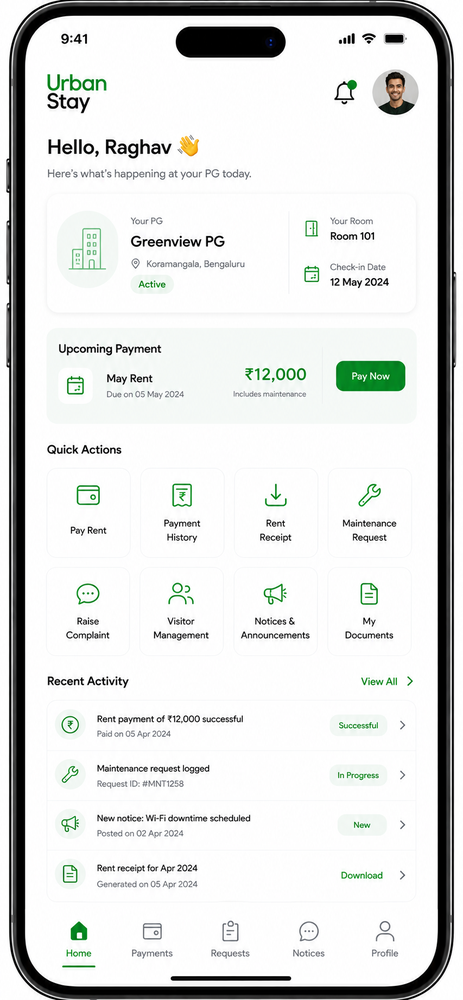
#> input picture webdev/assets/Tenant Overview.png, 463 x 1000 px, shrunk from 853 x 1844 before the run, found by its file name
$ python clean_tenant_img.py
#> lines starting #> are read from the running program, lines starting #| are printed output that depends on the picture; after the words box and inside, x2 and y2 are one past the last pixel; in counts of white or black regions, pixels touching at a corner belong together
from PIL import Image
import numpy as np
from collections import deque

img_path = r"c:\Users\bharg\OneDrive\Desktop\UrbanStay\webdev\assets\Tenant Overview.png"
output_path = r"c:\Users\bharg\OneDrive\Desktop\UrbanStay\webdev\assets\Tenant Overview clean.png"

img = Image.open(img_path).convert("RGBA")
data = np.array(img)

r, g, b, a = data[:, :, 0], data[:, :, 1], data[:, :, 2], data[:, :, 3]
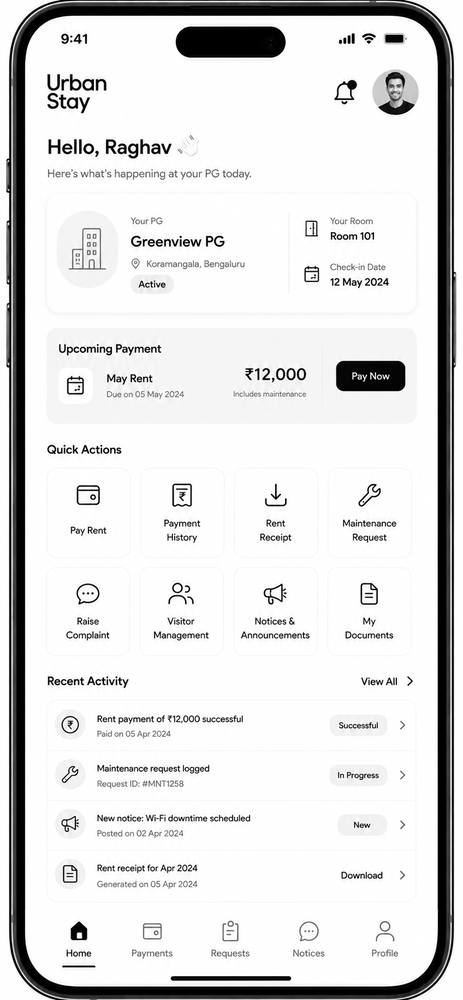
#> r: shape (1000, 463); min 0, max 255, mean 223.1
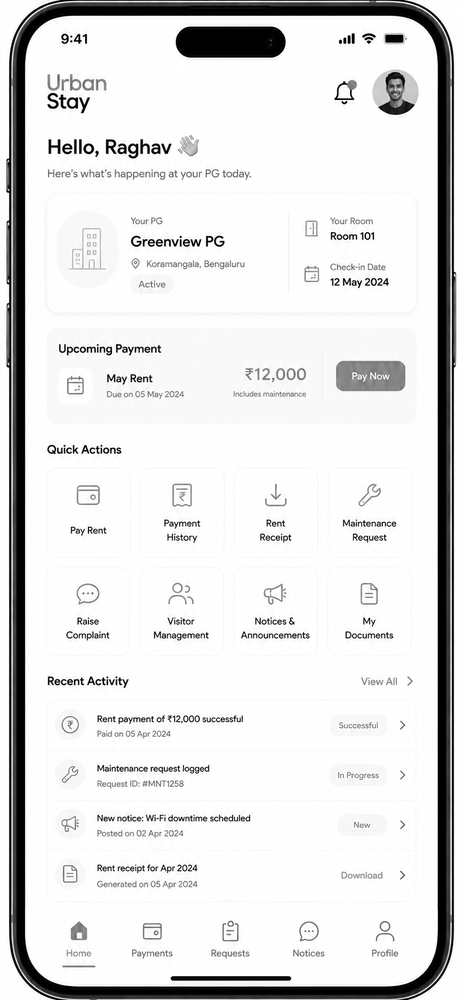
#> g: shape (1000, 463); min 0, max 255, mean 224.8
#> a: shape (1000, 463); every value is 255
h, w = data.shape[:2]
#> h = 1000; w = 463

# If there are any near-white or light pixels outside the phone border, flood fill from the 4 corners to make them transparent
visited = np.zeros((h, w), dtype=bool)
q = deque()

# Add all 4 borders
for x in range(w):
    q.append((x, 0))
    q.append((x, h - 1))
    visited[0, x] = True
    visited[h - 1, x] = True
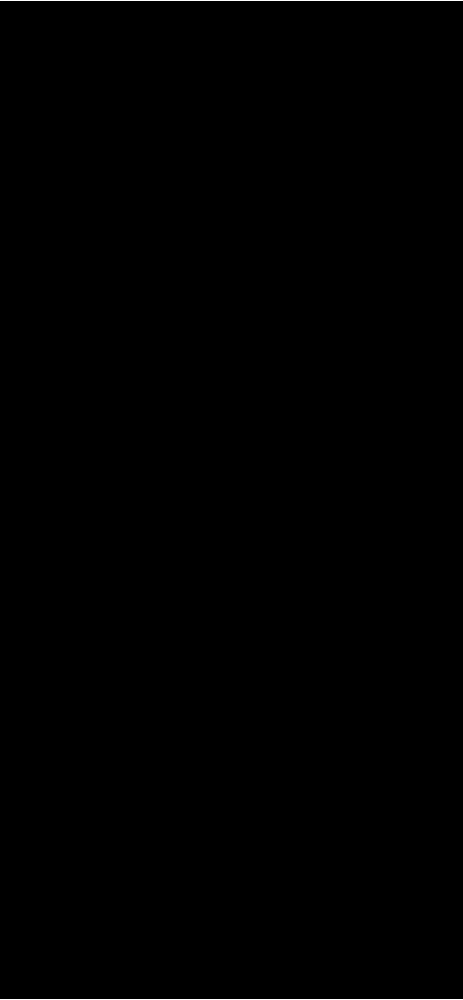
#> visited: shape (1000, 463) bool; 0.2% white in thin lines or dots

for y in range(h):
    q.append((0, y))
    q.append((w - 1, y))
    visited[y, 0] = True
    visited[y, w - 1] = True
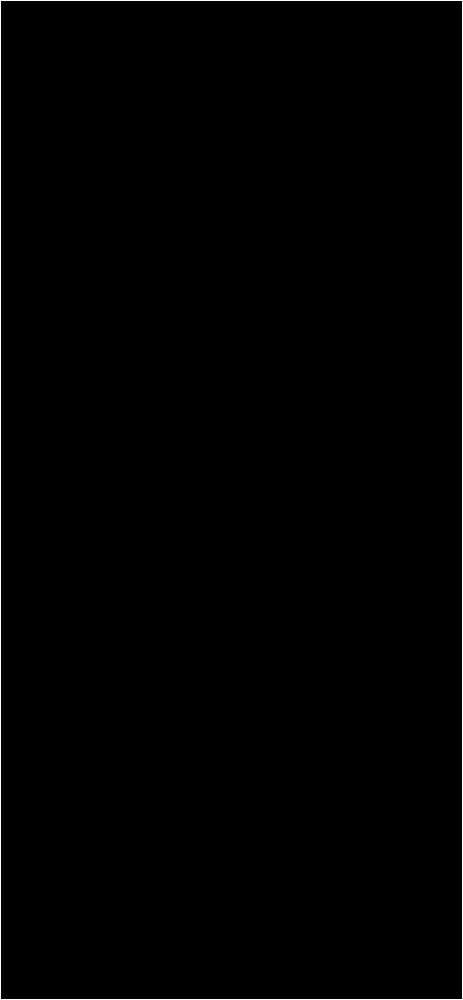
#> visited: shape (1000, 463) bool; 0.63% white in thin lines or dots

# Detect background pixels outside the phone bezel
while q:
    x, y = q.popleft()
    # Check if pixel is white, light gray, or transparent
    # Phone bezel is dark / black (R, G, B < 80)
    is_outer_bg = (r[y, x] > 230 and g[y, x] > 230 and b[y, x] > 230) or (a[y, x] < 250)
    if is_outer_bg:
        data[y, x, 3] = 0  # Set alpha to 0
        for dx, dy in [(-1, 0), (1, 0), (0, -1), (0, 1)]:
            nx, ny = x + dx, y + dy
            if 0 <= nx < w and 0 <= ny < h and not visited[ny, nx]:
                visited[ny, nx] = True
                if (r[ny, nx] > 230 and g[ny, nx] > 230 and b[ny, nx] > 230) or (a[ny, nx] < 250):
                    q.append((nx, ny))
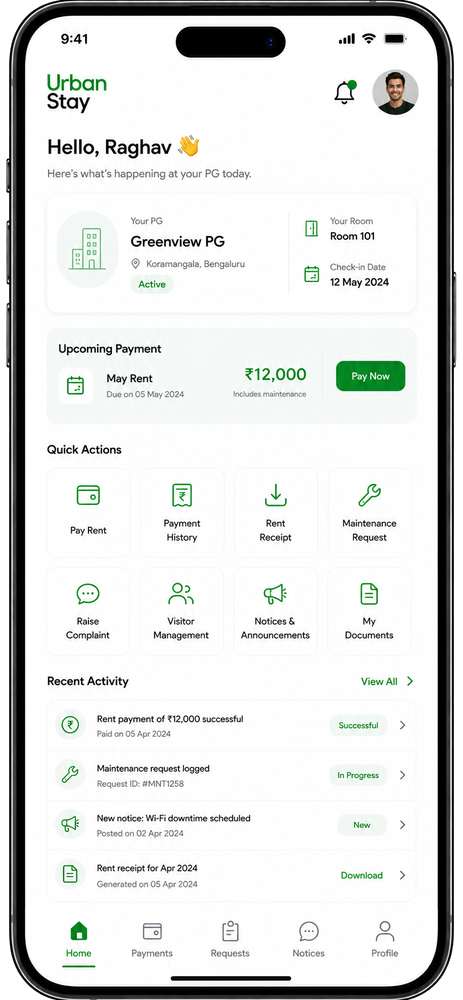
#> data: shape (1000, 463, 4); mean R, G, B, A 223.1, 224.8, 223.5, 244; transparent parts drawn white
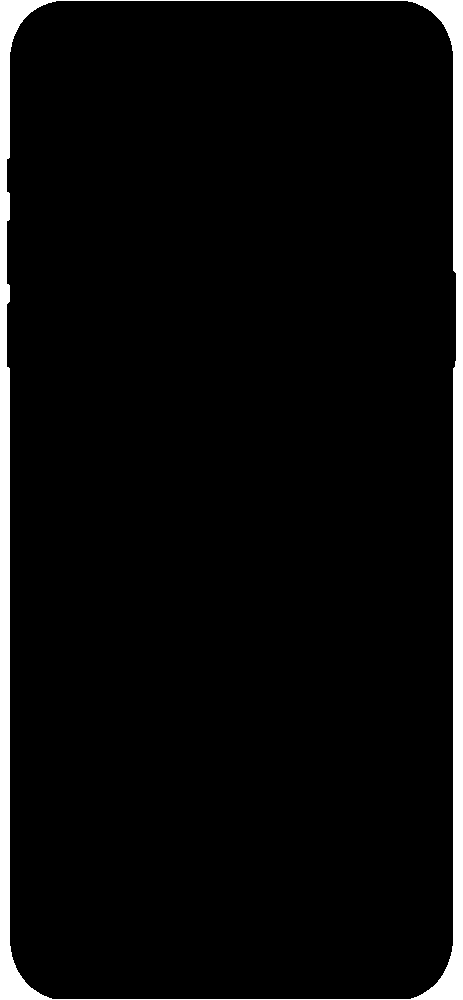
#> visited: shape (1000, 463) bool; 4.9% white; 1 white region, box (x1, y1, x2, y2) and area: (0, 0, 463, 1000) 22787

cleaned_img = Image.fromarray(data)
cleaned_img.save(output_path, "PNG")
print("Cleaned Tenant Overview saved successfully!")

$ run again, with webdev/assets/Complaints & Repairs Mobile Dashboard.png copied over webdev/assets/Tenant Overview.png
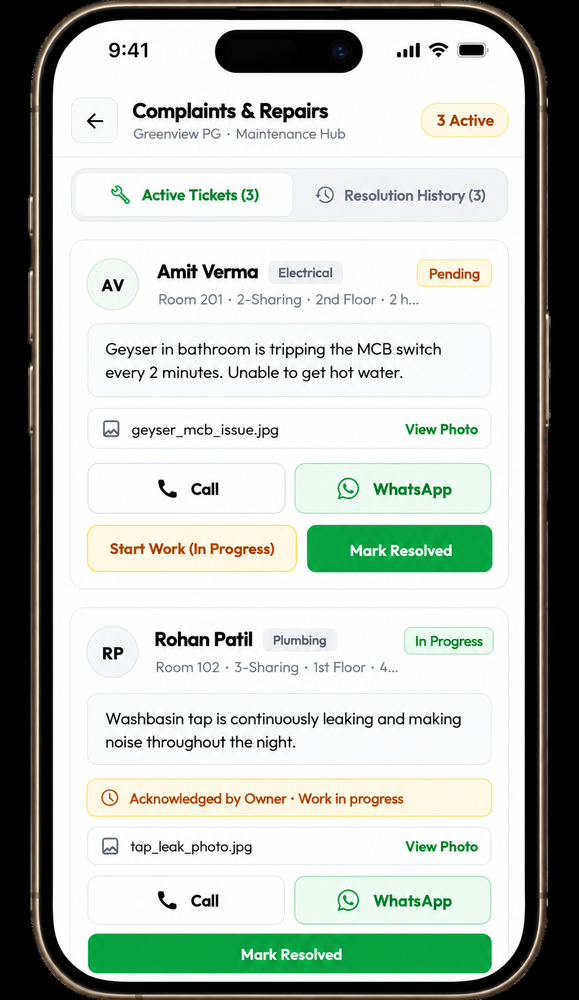
#> input picture webdev/assets/Complaints & Repairs Mobile Dashboard.png, 579 x 1000 px, shrunk from 954 x 1649 before the run, found by its file name
#> `r, g, b, a = data[:, :, 0], data[:, :, 1], data[:, :, 2], data[:, :, 3]`:
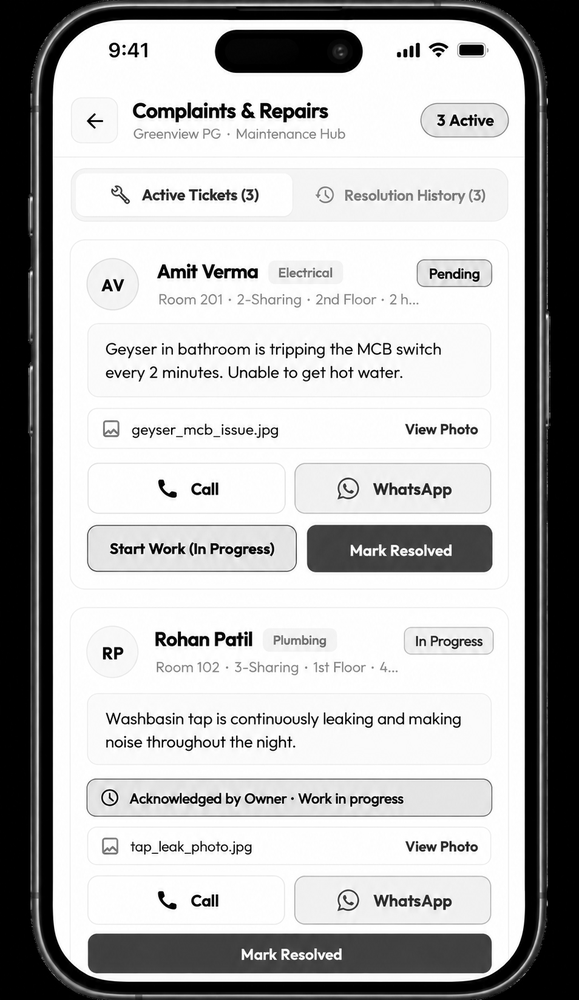
#> b: shape (1000, 579); min 0, max 255, mean 181.4
#> a: shape (1000, 579); every value is 255
#> after the loop `for y in range(h):`:
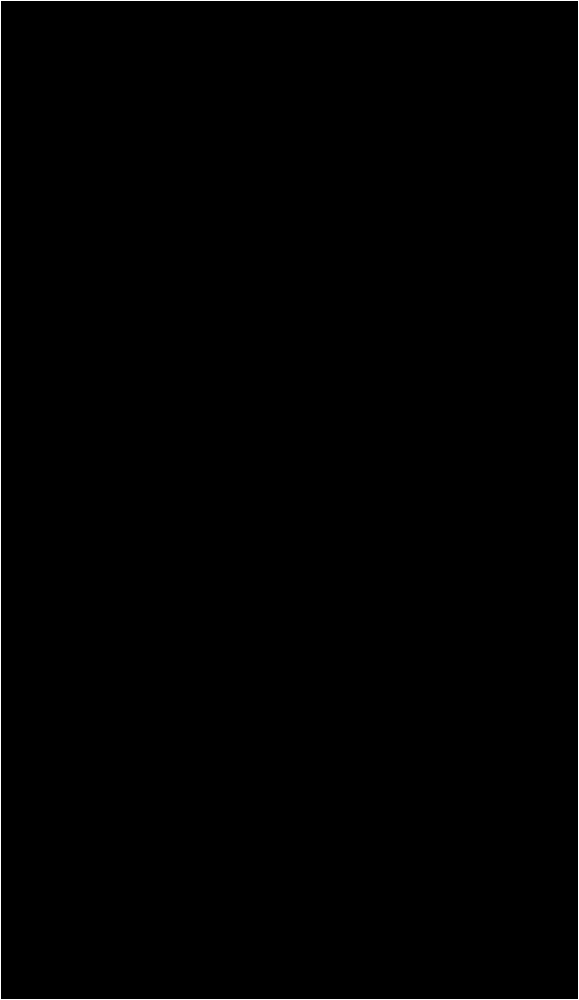
#> visited: shape (1000, 579) bool; 0.54% white in thin lines or dots

$ run again, with webdev/assets/Day-Wise Rent Collection App.png copied over webdev/assets/Tenant Overview.png
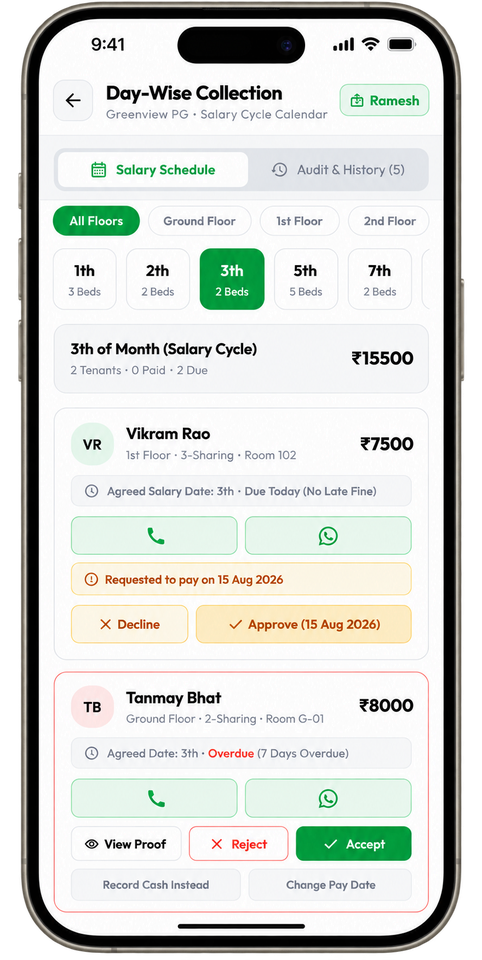
#> input picture webdev/assets/Day-Wise Rent Collection App.png, 482 x 960 px, shrunk from 888 x 1771 before the run, found by its file name
#> img is the input picture: PIL image 482x960 RGBA; mean R, G, B, A 189.9, 193, 188.5, 227.5
#> `r, g, b, a = data[:, :, 0], data[:, :, 1], data[:, :, 2], data[:, :, 3]`:
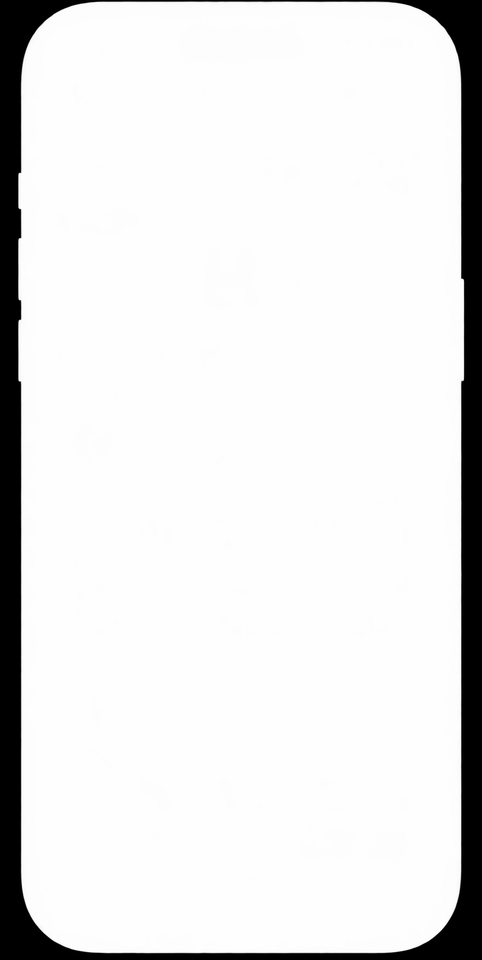
#> a: shape (960, 482); min 0, max 255, mean 227.5
#> after the loop `while q:`:
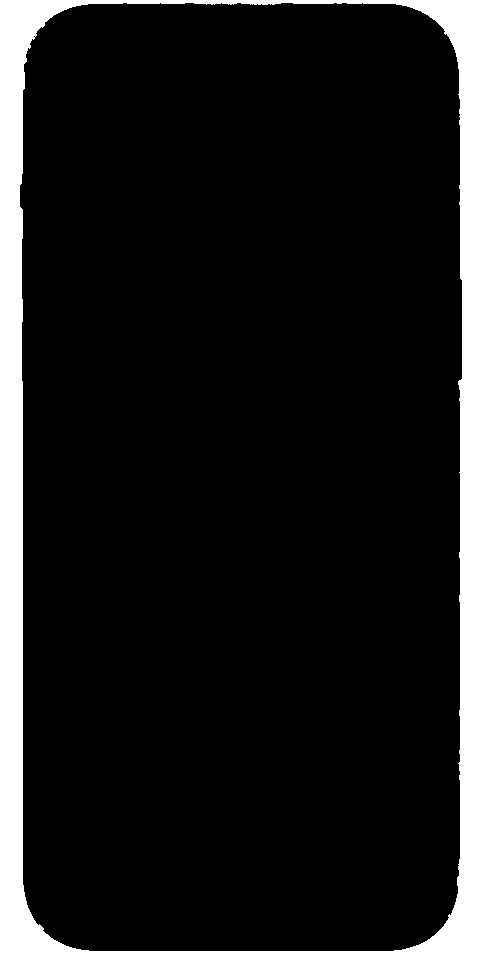
#> visited: shape (960, 482) bool; 11.5% white; 1 white region, box (x1, y1, x2, y2) and area: (0, 0, 482, 960) 53103

$ run again, with webdev/assets/Greenview PG Management Dashboard.png copied over webdev/assets/Tenant Overview.png
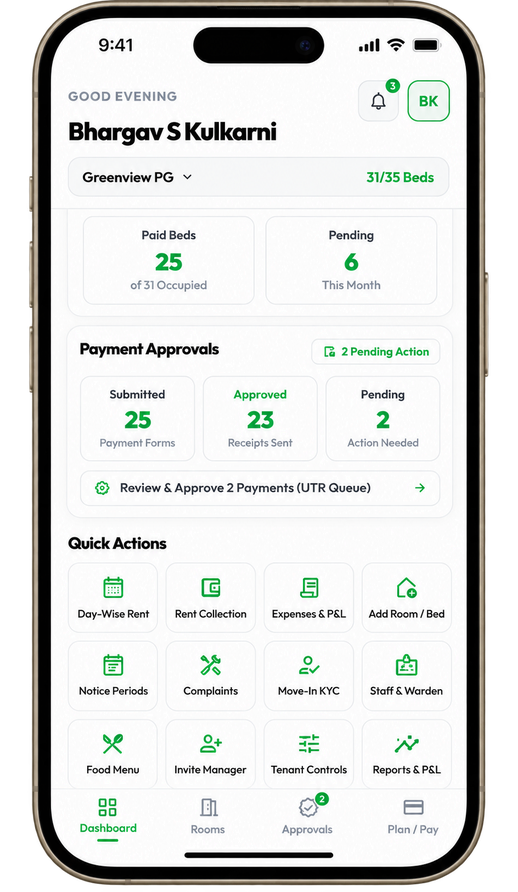
#> input picture webdev/assets/Greenview PG Management Dashboard.png, 518 x 892 px, shrunk from 956 x 1645 before the run, found by its file name
#> img is the input picture: PIL image 518x892 RGBA; mean R, G, B, A 185.7, 187, 185.1, 217.9
#> `r, g, b, a = data[:, :, 0], data[:, :, 1], data[:, :, 2], data[:, :, 3]`:
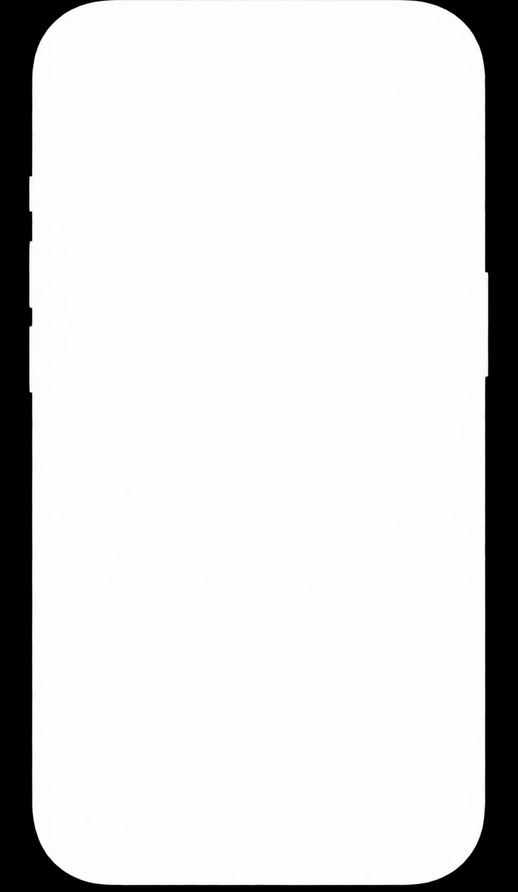
#> a: shape (892, 518); min 0, max 255, mean 217.9
#> after the loop `while q:`:
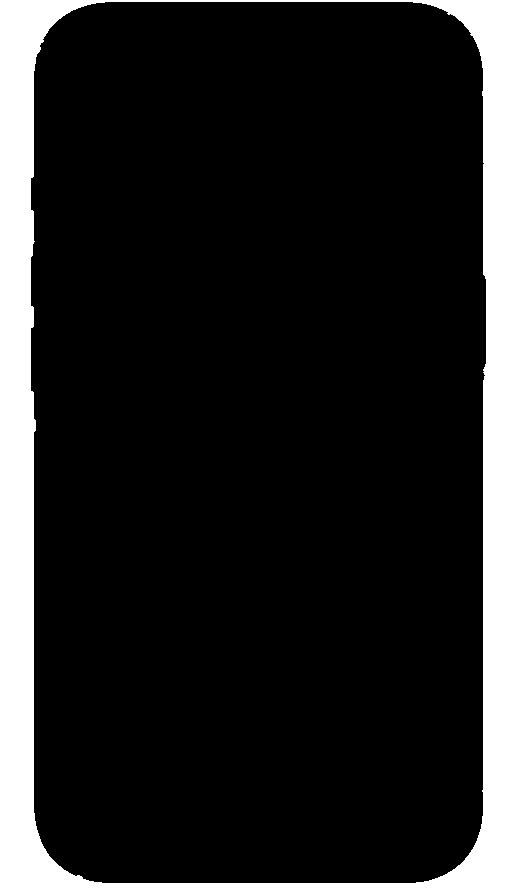
#> visited: shape (892, 518) bool; 15.2% white; 1 white region, box (x1, y1, x2, y2) and area: (0, 0, 518, 892) 70413
